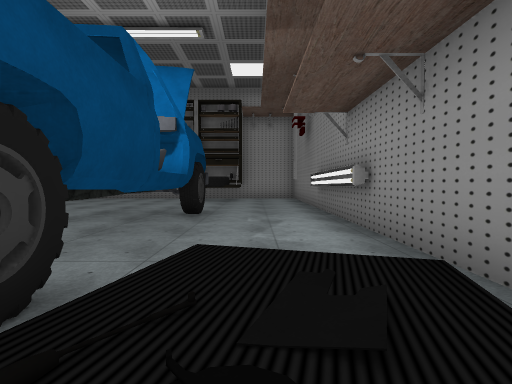
[1] (above)

15 first-person views from a walk through a scene from a Unity 3-D project. The camera is 1.4 m above the floor, tilts 2° down and sees 85° across. Doors are open. The floor is counted in squares, 2 m on a side. Each view is taken from the middle of a square. On the plan, view 1 faces up. The plan holds only what a view shows up to about 9 squares ahead; the rest is blank. Some surface patterns are stand-ins.

[2]
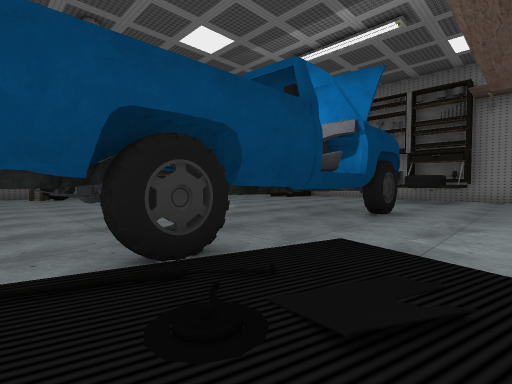

[3]
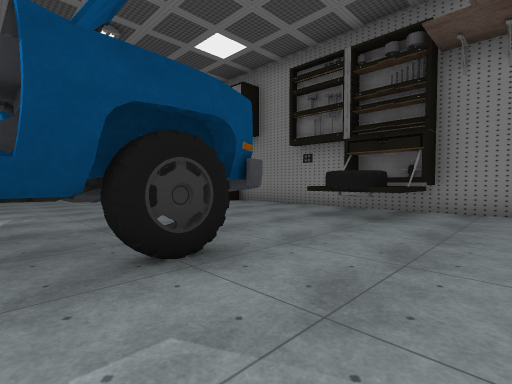

[4]
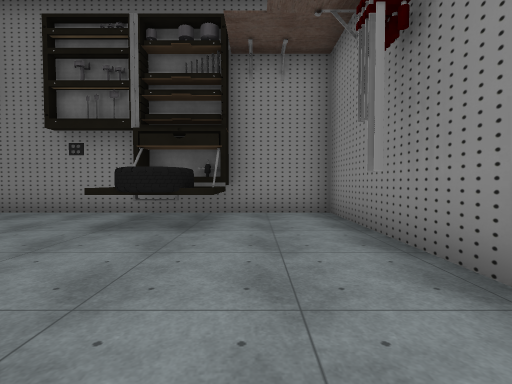

[5]
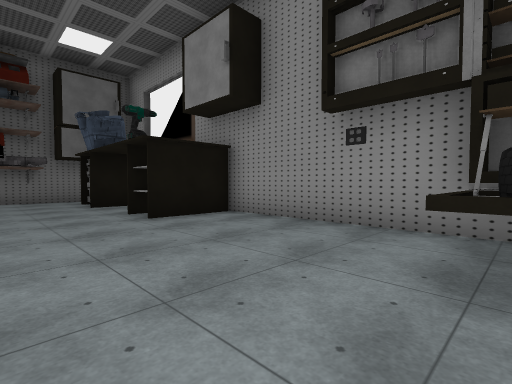

[6]
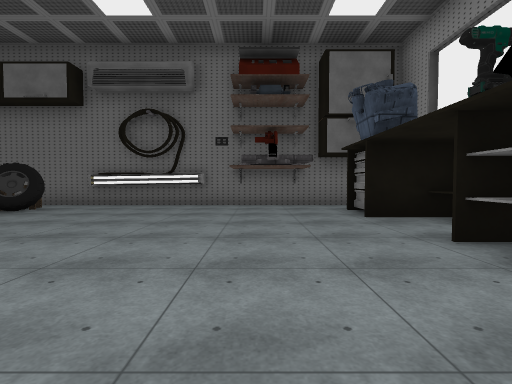

[7]
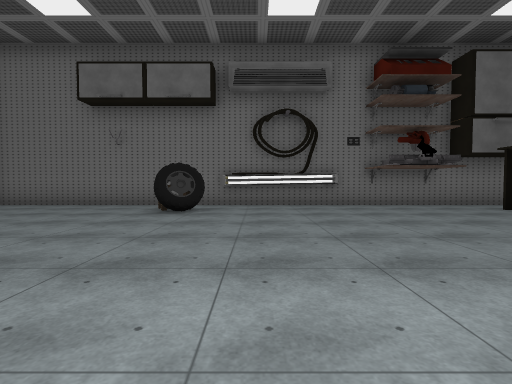

[8]
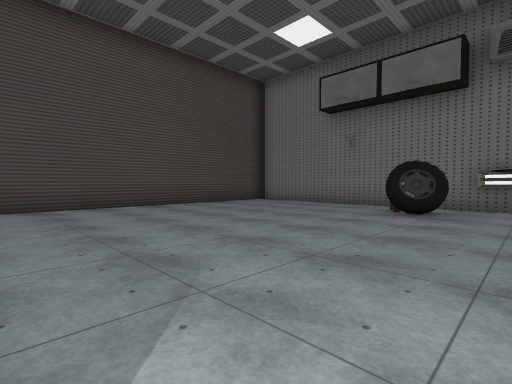

[9]
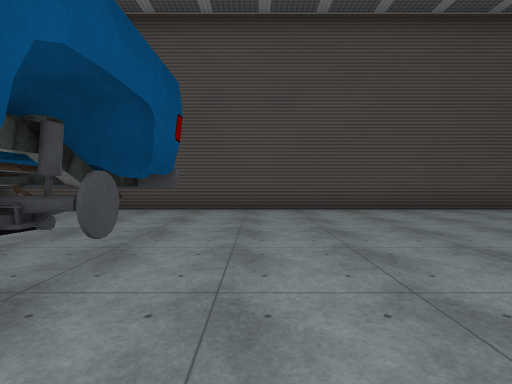

[10]
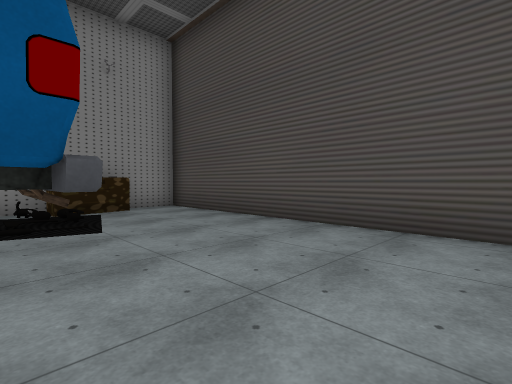

[11]
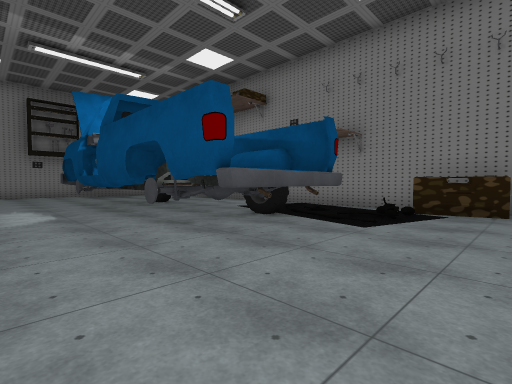

[12]
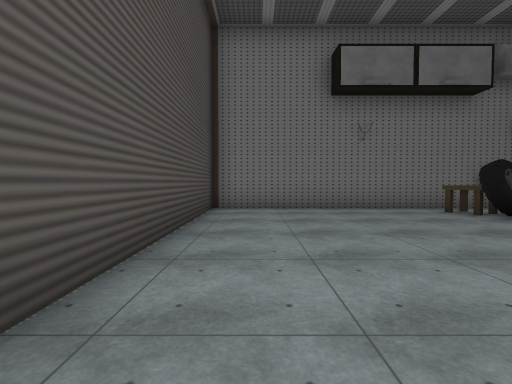

[13]
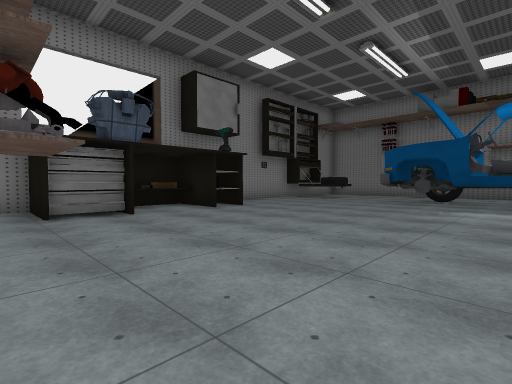

[14]
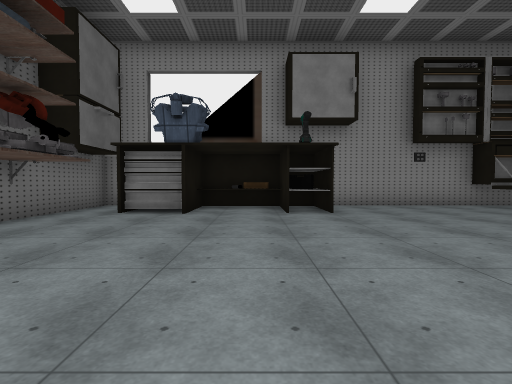

[15]
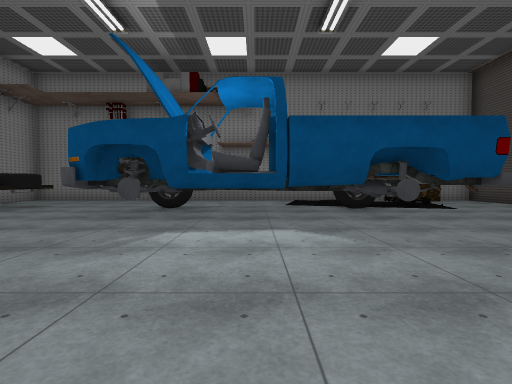

### Floor plan
Key: @ floor where view 1 was taken; # wall or solid block; . floor; D open door; ^ raised ledge; T thing the floor can be seen under or through; W wheel; S stool.
Columns run from 14 left of view 1 to 2 right of it. Each row starts with its distance up from view 1.
 13 ###   ###########
 12 #.#####.....##..#
 11 #.##..#.....^^..#
 10 #...........W#..#
  9 #...............#
  8 #...............#
  7 #.........TTT...#
  6 #.........WTTW..#
  5 #.........DTDD..#
  4 #.........DTDD..#
  3 #.........TTT...#
  2 #SW.......TTT...#
  1 #.........TTTW..#
  0 #.........TDD.@.#
 -1 #..............##
 -2 #..............##
 -3 #...............#
 -4 #################

Positions as (right, up) in squares from view 1, and headings:
1: (0, 0), facing up
2: (1, 0), facing up-left
3: (1, 5), facing up-left
4: (0, 6), facing up
5: (-2, 8), facing up-left
6: (-5, 8), facing left
7: (-5, 4), facing left
8: (-5, 4), facing down-left
9: (-5, 3), facing down
10: (-6, 0), facing down-right
11: (-6, -3), facing up-right
12: (-6, -3), facing left
13: (-13, 4), facing up-right
14: (-9, 4), facing up
15: (-9, 4), facing right
